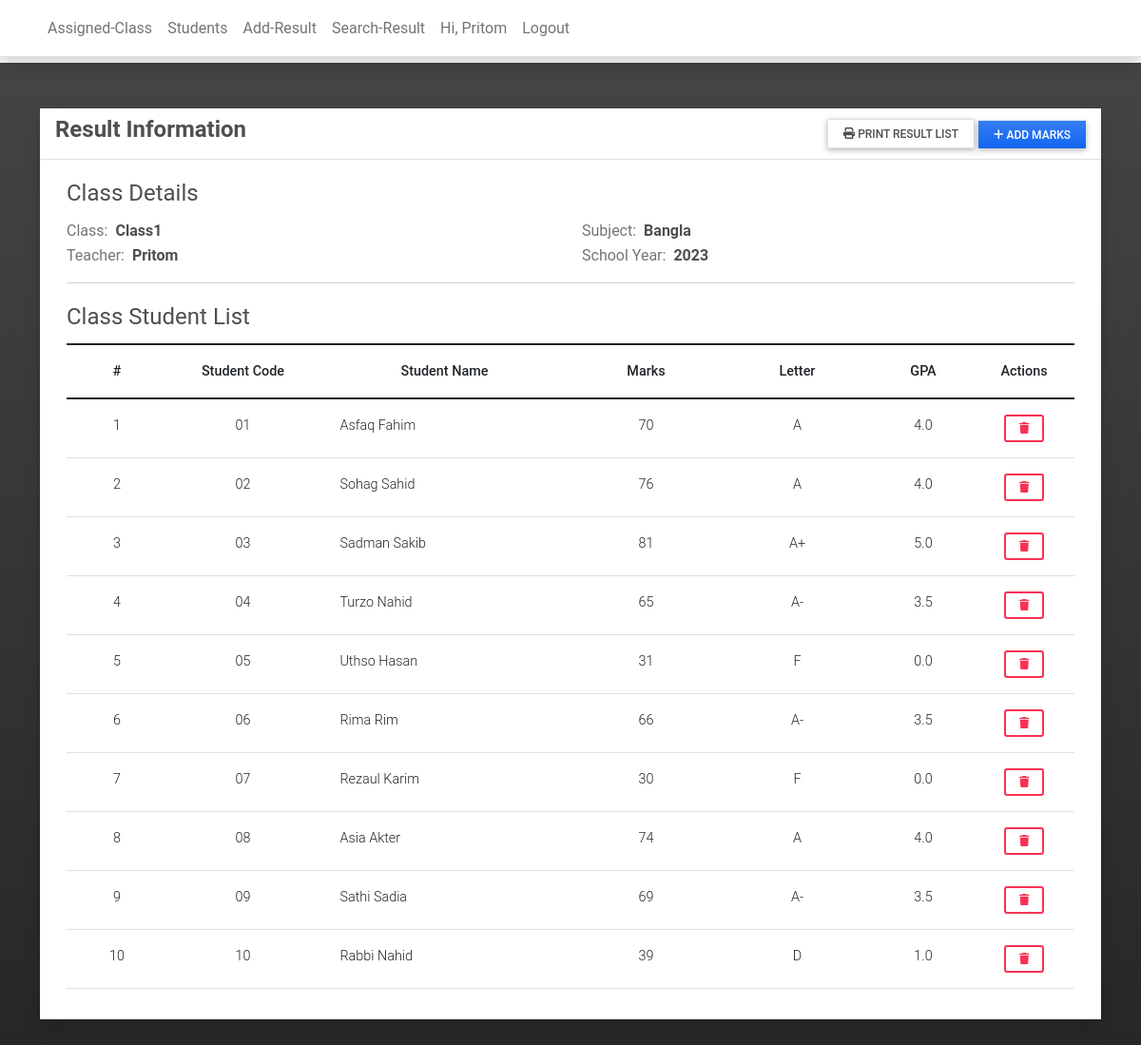
Page /view_assigned_class/1 (signed in) on the committed database.
### data_set/models.py (models this page shows, shortened)
class ActiveClass(models.Model):
    assigned_teacher = models.ForeignKey(Teacher, on_delete=models.CASCADE)
    assigned_class = models.ForeignKey(Class, on_delete=models.CASCADE)
    assigned_subject = models.ForeignKey(Subject, on_delete=models.CASCADE)
    year = models.CharField(max_length=250)

class Class(models.Model):
    name = models.CharField(max_length=250)

class Subject(models.Model):
    level = models.ForeignKey(Class, on_delete=models.CASCADE)
    name = models.CharField(max_length=250)

class Teacher(models.Model):
    user = models.OneToOneField(User, on_delete=models.CASCADE,related_name='profile')
    contact = models.CharField(max_length=250)
    dob = models.DateField(blank=True, null = True)
    user_type = models.IntegerField(default = 2)
    gender = models.CharField(max_length=100, choices=[('Male','Male'),('Female','Female')], blank=True, null= True)

class ClassStudent(models.Model):
    classIns = models.ForeignKey(ActiveClass,on_delete=models.CASCADE)
    student = models.ForeignKey(Student, on_delete=models.CASCADE)
    mark = models.CharField(max_length=250, null=True, blank=True)
    assigned_class = models.ForeignKey(Class, on_delete=models.CASCADE, null=True, blank=True)
    subject = models.ForeignKey(Subject, on_delete=models.CASCADE, null=True, blank=True)
    def get_grade_point(self):
        mark_int = int(self.mark) if self.mark else 0
        if mark_int >= 80:
            return 5.00
        elif mark_int >= 70:
            return 4.00
        elif mark_int >= 60:
            return 3.50
        elif mark_int >= 50:
            return 3.25
        elif mark_int >= 40:
            return 2.00
        elif mark_int >= 33:
            return 1.00
        else:
            return 0.00
    def get_letter_grade(self):
        mark_int = int(self.mark) if self.mark else 0
        if mark_int >= 80:
            return 'A+'
        elif mark_int >= 70:
            return 'A'
        elif mark_int >= 60:
            return 'A-'
        elif mark_int >= 50:
            return 'B'
        elif mark_int >= 40:
            return 'C'
        elif mark_int >= 33:
            return 'D'
        else:
            return 'F'

class Student(models.Model):
    student_code = models.CharField(max_length=250,blank=True, null= True)
    level = models.ForeignKey(Class, on_delete=models.CASCADE)
    first_name = models.CharField(max_length=250)
    last_name = models.CharField(max_length=250)
    gender = models.CharField(max_length=100, choices=[('Male','Male'),('Female','Female')], blank=True, null= True)
    dob = models.DateField(blank=True, null= True)
    contact = models.CharField(max_length=250, blank=True, null= True)

### data_set/views.py (the view)
# urls.py: path('view_assigned_class/<int:pk>',views.view_active_class,name='view-class-page'),
@login_required
def view_active_class(request, pk=None):
    if pk is None:
        return redirect('home-page')
    else:
        _class = ActiveClass.objects.filter(id=pk).first()
        students = ClassStudent.objects.filter(classIns=_class).all()
        context['class'] = _class
        context['students'] = students
        context['page_title'] = "Class Information"
    return render(request, 'result/active_class_details.html', context)

### templates/result/active_class_details.html (shortened to what this page needs)
{% extends 'base.html' %} {% load humanize  %} {% block pageContent %}
<div class="col-lg-12 col-md-12 col-sm-12 col-xs-12">
    <div class="card card-default rounded-0 shadow ">
        <div class="card-header">
            <div class="d-flex w-100 align-items-center justify-content-between">
                <h4 class="card-title fw-bold">Result Information</h4>
                <div class="tools">
                    <button type="button" class="btn btn-defualt border rounded-0 bg-gradient btn-sm" id='print_report'><i class="fa fa-print"></i> Print Result List</button>
                    <button type="button" class="btn btn-primary rounded-0 bg-gradient btn-sm" id='add_new'><i class="fa fa-plus"></i> Add Marks</button>
                </div>
            </div>
        </div>
        <div class="card-body">
            <div class="container-fluid">
                <fieldset id="class-details">
                    <legend>Class Details</legend>
                    <div class="row">
                        <div class="col-md-6">
                            <div class="d-flex w-100">
                                <div class="col-auto pe-2 text-muted">Class:</div>
                                <div class="col-auto flex-shrink-1 flex-grow-1">
                                    <p class="m-0 fw-bold">{{ class.assigned_class.name }}</p>
                                </div>
                            </div>
                        </div>
                        <div class="col-md-6">
                            <div class="d-flex w-100">
                                <div class="col-auto pe-2 text-muted">Subject:</div>
                                <div class="col-auto flex-shrink-1 flex-grow-1">
                                    <p class="m-0 fw-bold">{{ class.assigned_subject.name }}</p>
                                </div>
                            </div>
                        </div>
                        <div class="col-md-6">
                            <div class="d-flex w-100">
                                <div class="col-auto pe-2 text-muted">Teacher:</div>
                                <div class="col-auto flex-shrink-1 flex-grow-1">
                                    <p class="m-0 fw-bold">{{ class.assigned_teacher.user.first_name }} {{ active_class.assigned_teacher.user.last_name }}</p>
                                </div>
                            </div>
                        </div>
                        <div class="col-md-6">
                            <div class="d-flex w-100">
                                <div class="col-auto pe-2 text-muted">School Year:</div>
                                <div class="col-auto flex-shrink-1 flex-grow-1">
                                    <p class="m-0 fw-bold">{{ class.year }}</p>
                                </div>
                            </div>
                        </div>
                    </div>
                </fieldset>
                <hr>
                <fieldset>
                    <legend>Class Student List</legend>
                    <table class="table tables-bordered" id="student-list">
                        <colgroup>
                            <col width="10%">
                            <col width="15%">
                            <col width="25%">
                            <col width="15%">
                            <col width="15%">
                            <col width="10%">
                            <col width="15%">
                        </colgroup>
                        <thead>
                            <tr>
                                <th class="text-center">#</th>
                                <th class="text-center">Student Code</th>
                                <th class="text-center">Student Name</th>
                                <th class="text-center">Marks</th>
                                <th class="text-center">Letter</th>
                                <th class="text-center">GPA</th>
                                <th class="text-center">Actions</th>
                            </tr>
                        </thead>
                        <tbody>
                            {% for student in students %}
                            <tr class="">
                                <td class="text-center">{{ forloop.counter }}</td>
                                <td class="text-center">{{ student.student.student_code }}</td>
                                <td>{{ student.student.first_name }} {{ student.student.last_name }}</td>
                                <td class="text-center">{{ student.mark}}</td>
                                <td class="text-center">{{ student.get_letter_grade}}</td>
                                <td class="text-center">{{ student.get_grade_point}}</td>
                                <td class="text-center">
                                    <button class="btn btn-outline-danger btn-sm delete-data" type="button" data-id="{{ student.pk }}" title="Delete">
                                        <i class="fa fa-trash"></i>
                                    </button>
                                </td>
                            </tr>
                            {% endfor %}
                        </tbody>
                    </table>
                </fieldset>
            </div>
        </div>
    </div>
</div>
{% endblock pageContent %}

### templates/topNavigation.html (shortened to what this page needs)
{% load static %}
<header>
    <nav class="navbar navbar-expand-lg navbar-light bg-white fixed-top shadow border-bottom">
        <div class="container">
            <div class="collapse navbar-collapse" id="navbarExample01">
                <ul class="navbar-nav me-auto mb-2 mb-lg-0" id="topNav">
                    {% if user.is_authenticated %}
                        <li class="nav-item">
                            <a class="nav-link" aria-current="page" href="{% url 'active-class-page' %}">Assigned-Class</a>
                        </li>
                        <li class="nav-item">
                            <a class="nav-link" aria-current="page" href="{% url 'student-page' %}">Students</a>
                        </li>
                        <li class="nav-item">
                            <a class="nav-link" aria-current="page" href="{% url 'active-class-result-page' %}">Add-Result</a>
                        </li>
                        <li class="nav-item">
                            <a class="nav-link" aria-current="page" href="{% url 'individual-report' %}">Search-Result</a>
                        </li>
                        <ul class="navbar-nav d-flex flex-row ml-auto">
                            <li class="nav-item me-3 me-lg-0">
                                <a class="nav-link" href="">
                                    Hi,
                                    {{ user.first_name }}
                                </a>
                            </li>
                            <li class="nav-item me-3 me-lg-0">
                                <a class="nav-link" href="{% url 'logout' %}">Logout</a>
                            </li>
                        </ul>
                    {% endif %}
                </ul>
            </div>
        </div>
    </nav>
    <div id="intro" class="pt-2 text-center bg-light">
    </div>
</header>

### static/assets/default/css/style.css (style rules this page uses)
html, body { height: 100%; width: 100%; max-height: 100%; overflow: auto; display: flex; flex-direction: column; }
body>header { flex-shrink: auto; }

### templates/topNavigation.html (style rules this page uses)
#intro { margin-top: 58px; }

### rows in the picture
ActiveClass: assigned_class.name "Class1", assigned_subject.name "Bangla", assigned_teacher.user.first_name "Pritom", year "2023"
ClassStudent: student.student_code "01", student.first_name "Asfaq", student.last_name "Fahim", mark "70", get_letter_grade "A", get_grade_point "4.0"
ClassStudent: student.student_code "02", student.first_name "Sohag", student.last_name "Sahid", mark "76", get_letter_grade "A", get_grade_point "4.0"
ClassStudent: student.student_code "03", student.first_name "Sadman", student.last_name "Sakib", mark "81", get_letter_grade "A+", get_grade_point "5.0"
ClassStudent: student.student_code "04", student.first_name "Turzo", student.last_name "Nahid", mark "65", get_letter_grade "A-", get_grade_point "3.5"
ClassStudent: student.student_code "05", student.first_name "Uthso", student.last_name "Hasan", mark "31", get_letter_grade "F", get_grade_point "0.0"
ClassStudent: student.student_code "06", student.first_name "Rima", student.last_name "Rim", mark "66", get_letter_grade "A-", get_grade_point "3.5"
ClassStudent: student.student_code "07", student.first_name "Rezaul", student.last_name "Karim", mark "30", get_letter_grade "F", get_grade_point "0.0"
ClassStudent: student.student_code "08", student.first_name "Asia", student.last_name "Akter", mark "74", get_letter_grade "A", get_grade_point "4.0"
ClassStudent: student.student_code "09", student.first_name "Sathi", student.last_name "Sadia", mark "69", get_letter_grade "A-", get_grade_point "3.5"
ClassStudent: student.student_code "10", student.first_name "Rabbi", student.last_name "Nahid", mark "39", get_letter_grade "D", get_grade_point "1.0"

### other values in the picture
{{ user.first_name }} "Pritom"
